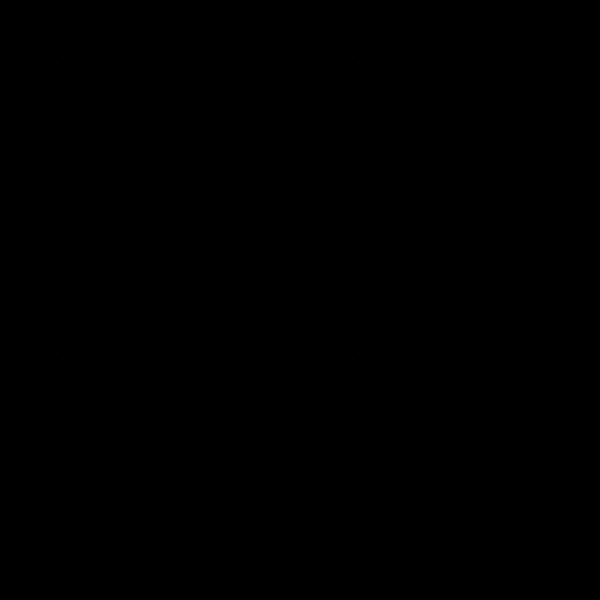
Frame 1 (no input)
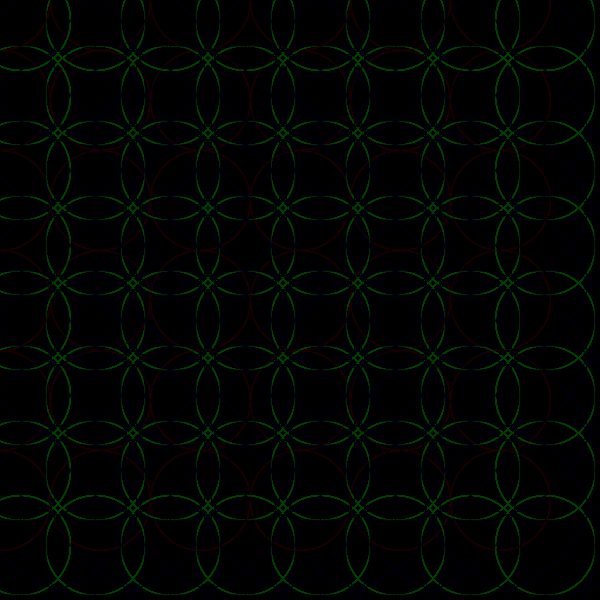
Frame 60 (the mouse pressed at the canvas centre just before this capture)
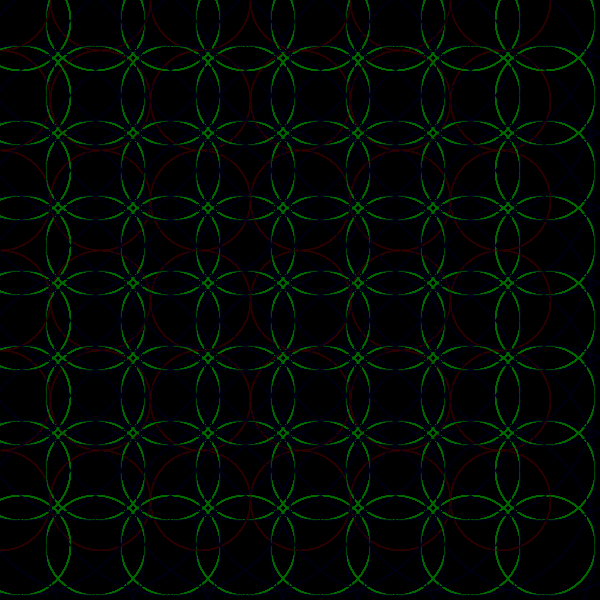
Frame 120 (the mouse held since frame 60 and released just before this capture)

The Processing sketch that drew these frames (run headless with seeded random() and noise(); from frame 60 on, the mouse is pressed at the canvas centre):

// Processing sketch: processing_91965
// ── processing_91965.pde

void setup() {
  size(600, 600);
  background(0);
}

void draw() {
  float m = millis();
  float s = millis()/20;
  float h =millis();



  for ( int i=0;i< width; i+= 100) {
    for ( int j=0; j<height;j += 100) {
      noFill();
      float a = map ( m/50, 0, width, 0, 255);
      float b = map ( m/100, 0, height, 0, 255);
      stroke(a, 0, 0);
      ellipse (i, j, 100, 100);
    }
  } 
  for ( int q=20;q< width; q+= 75) {
    for ( int w=20; w<height;w += 75) {
      noFill();
      float a = map (s/10*-1, 0, width, 0, 255);
      float b = map ( s, 0, height, 0, 255);
      stroke(0, b, 0);
      ellipse (q, w, 100, 100);
    }
  }for ( int e=20;e< width; e+= 75) {
    for ( int r=20; r<height;r += 75) {
      noFill();
      float a = map (s/10*-1, 0, width, 0, 255);
      float c = map ( h/100, 0, height, 0, 255);
      stroke(0, 0, c);
      ellipse (e, r, 250, 250);
}}}
